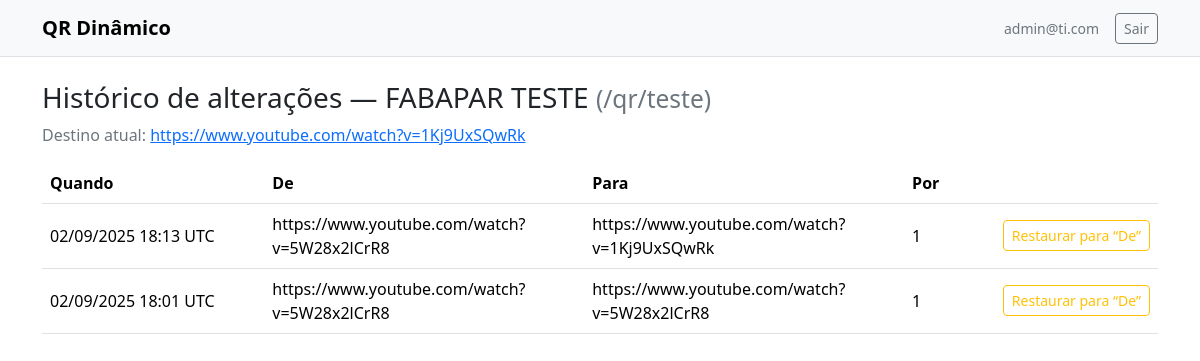
/campaign/1/history (signed in), run on the app's committed database.
### models.py (models this page shows, shortened)
class Base(DeclarativeBase):
    pass

class User(Base, UserMixin):
    __tablename__ = "users"
    id: Mapped[int] = mapped_column(Integer, primary_key=True)
    email: Mapped[str] = mapped_column(String(255), unique=True, nullable=False)
    password_hash: Mapped[str] = mapped_column(String(255), nullable=False)
    is_admin: Mapped[bool] = mapped_column(Boolean, default=True)  # simples por ora
    created_at: Mapped[datetime] = mapped_column(DateTime, default=datetime.utcnow)

class Campaign(Base):
    __tablename__ = "campaigns"
    id: Mapped[int] = mapped_column(Integer, primary_key=True)
    name: Mapped[str] = mapped_column(String(255), nullable=False)
    slug: Mapped[str] = mapped_column(String(100), unique=True, nullable=False)
    current_url: Mapped[str] = mapped_column(Text, nullable=False)
    clicks: Mapped[int] = mapped_column(Integer, default=0)
    active: Mapped[bool] = mapped_column(Boolean, default=True)
    created_at: Mapped[datetime] = mapped_column(DateTime, default=datetime.utcnow)
    updated_at: Mapped[datetime] = mapped_column(DateTime, default=datetime.utcnow)
    histories: Mapped[list["CampaignHistory"]] = relationship(
        "CampaignHistory", back_populates="campaign", cascade="all, delete-orphan", order_by="CampaignHistory.created_at.desc()"
    )

class CampaignHistory(Base):
    __tablename__ = "campaign_histories"
    id: Mapped[int] = mapped_column(Integer, primary_key=True)
    campaign_id: Mapped[int] = mapped_column(ForeignKey("campaigns.id"), nullable=False)
    old_url: Mapped[str] = mapped_column(Text, nullable=False)
    new_url: Mapped[str] = mapped_column(Text, nullable=False)
    changed_by_id: Mapped[int] = mapped_column(ForeignKey("users.id"), nullable=True)
    created_at: Mapped[datetime] = mapped_column(DateTime, default=datetime.utcnow)
    campaign: Mapped["Campaign"] = relationship("Campaign", back_populates="histories")

### app.py (the view)
    @app.get("/campaign/<int:cid>/history")
    @login_required
    def campaign_history(cid):
        require_admin()
        with Session() as s:
            c = s.get(Campaign, cid)
            if not c:
                abort(404)
            return render_template("history.html", campaign=c)

### templates/history.html (shortened to what this page needs)
{% extends "base.html" %}
{% block content %}
<h3 class="mb-2">
  Histórico de alterações — {{ campaign.name }}
  <small class="text-secondary">(/qr/{{ campaign.slug }})</small>
</h3>
<p class="text-secondary">
  Destino atual:
  <a href="{{ campaign.current_url }}" target="_blank" rel="noopener">
    {{ campaign.current_url }}
  </a>
</p>
<table class="table">
  <thead>
  <tr>
    <th>Quando</th>
    <th>De</th>
    <th>Para</th>
    <th>Por</th>
    <th></th>
  </tr>
  </thead>
  <tbody>
  {% for h in campaign.histories %}
    <tr>
      <td>{{ h.created_at.strftime('%d/%m/%Y %H:%M') }} UTC</td>
      <td class="text-break" style="max-width:260px;">{{ h.old_url }}</td>
      <td class="text-break" style="max-width:260px;">{{ h.new_url }}</td>
      <td>{{ h.changed_by_id or "-" }}</td>
      <td class="text-end">
        <form method="post" action="{{ url_for('campaign_rollback', cid=campaign.id, hid=h.id) }}">
          <button class="btn btn-sm btn-outline-warning">Restaurar para “De”</button>
        </form>
      </td>
    </tr>
  {% else %}
    <tr>
      <td colspan="5" class="text-center text-secondary">Sem alterações registradas.</td>
    </tr>
  {% endfor %}
  </tbody>
</table>
{% endblock %}

### templates/base.html (shortened to what this page needs)
<!doctype html>
<html lang="pt-br">
<head>
  <link href="https://cdn.jsdelivr.net/npm/bootstrap@5.3.3/dist/css/bootstrap.min.css" rel="stylesheet">
  <link href="{{ url_for('static', filename='style.css') }}" rel="stylesheet">
</head>
<body>
<nav class="navbar navbar-expand-lg bg-body-tertiary border-bottom">
  <div class="container">
    <a class="navbar-brand fw-bold" href="{{ url_for('dashboard') }}">QR Dinâmico</a>
    <div class="d-flex align-items-center gap-3">
      {% if current_user.is_authenticated %}
        <span class="text-secondary small">{{ current_user.email }}</span>
        <a class="btn btn-outline-secondary btn-sm" href="{{ url_for('logout') }}">Sair</a>
      {% endif %}
    </div>
  </div>
</nav>
<main class="container py-4">
  {% block content %}{% endblock %}
</main>
</body>
</html>

### static/style.css (style rules this page uses)
.table td, .table th { vertical-align: middle; }

### data on the page
User: email "admin@ti.com"
Campaign: name "FABAPAR TESTE", slug "teste", current_url "https://www.youtube.com/watch?v=1Kj9UxSQwRk"
CampaignHistory: created_at "02/09/2025 18:13", old_url "https://www.youtube.com/watch?v=5W28x2lCrR8", new_url "https://www.youtube.com/watch?v=1Kj9UxSQwRk", changed_by "1"
CampaignHistory: created_at "02/09/2025 18:01", old_url "https://www.youtube.com/watch?v=5W28x2lCrR8", new_url "https://www.youtube.com/watch?v=5W28x2lCrR8", changed_by "1"
